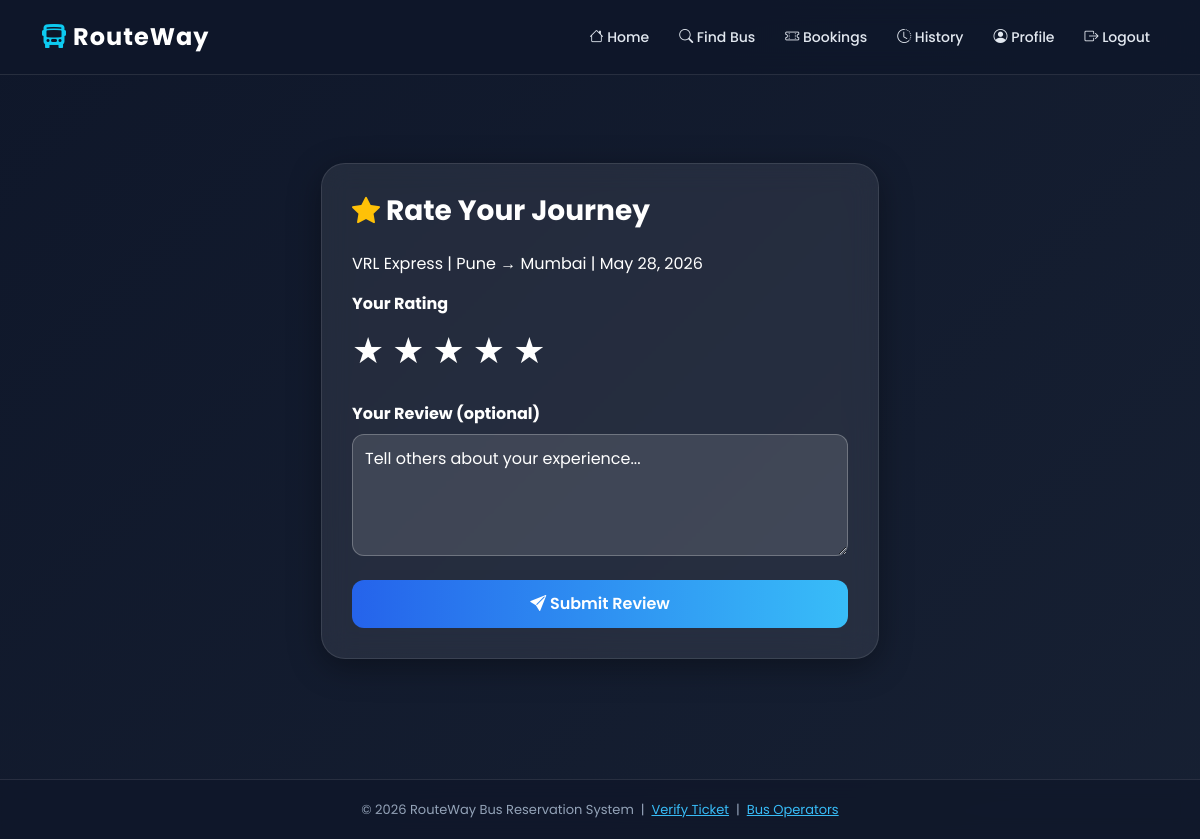
The page /review/1/ (signed in) on the database its author committed.
### myapp/models.py (models this page shows, shortened)
class Bus(models.Model):
    BUS_TYPES = (
        ('sleeper', 'Sleeper'),
        ('semi_sleeper', 'Semi Sleeper'),
        ('seater', 'Seater'),
        ('ac', 'AC Seater'),
    )
    operator = models.ForeignKey(Operator, on_delete=models.SET_NULL, null=True, blank=True)
    bus_name = models.CharField(max_length=50)
    source = models.CharField(max_length=50)
    dest = models.CharField(max_length=50)
    nos = models.PositiveIntegerField(help_text="Total seats")
    rem = models.PositiveIntegerField(help_text="Remaining seats")
    base_price = models.DecimalField(decimal_places=2, max_digits=8)
    date = models.DateField()
    time = models.TimeField()
    bus_type = models.CharField(max_length=20, choices=BUS_TYPES, default='seater')
    amenities = models.CharField(max_length=200, blank=True)
    is_recurring = models.BooleanField(default=False)
    recur_days = models.CharField(max_length=50, blank=True)
    class Meta:
        ordering = ['date', 'time']

class Book(models.Model):
    BOOKED = 'B'
    CANCELLED = 'C'
    COMPLETED = 'X'
    TICKET_STATUSES = (
        (BOOKED, 'Booked'),
        (CANCELLED, 'Cancelled'),
        (COMPLETED, 'Completed'),
    )
    REFUND_STATUSES = (
        ('none', 'No Refund'),
        ('pending', 'Pending'),
        ('done', 'Refunded'),
    )
    email = models.EmailField()
    name = models.CharField(max_length=50)
    userid = models.IntegerField()
    busid = models.IntegerField()
    bus_name = models.CharField(max_length=50)
    source = models.CharField(max_length=50)
    dest = models.CharField(max_length=50)
    nos = models.PositiveIntegerField()
    seat_numbers = models.CharField(max_length=200, blank=True, null=True)
    original_price = models.DecimalField(decimal_places=2, max_digits=10, default=0)
    price = models.DecimalField(decimal_places=2, max_digits=10)
    promo_code = models.CharField(max_length=20, blank=True, null=True)
    discount_amount = models.DecimalField(decimal_places=2, max_digits=8, default=0)
    date = models.DateField()
    time = models.TimeField()
    booked_at = models.DateTimeField(auto_now_add=True)
    status = models.CharField(choices=TICKET_STATUSES, default=BOOKED, max_length=2)
    refund_status = models.CharField(choices=REFUND_STATUSES, default='none', max_length=10)
    refund_amount = models.DecimalField(decimal_places=2, max_digits=10, default=0)
    is_round_trip = models.BooleanField(default=False)
    passenger_details = models.TextField(blank=True, null=True)
    class Meta:
        ordering = ['-booked_at']

### myapp/views.py (the view, shortened to what this page needs)
# urls.py: path('review/<int:book_id>/', views.submit_review, name='submit_review'),
@login_required(login_url='signin')
def submit_review(request, book_id):
    book = get_object_or_404(Book, id=book_id, userid=request.user.id)
    try:
        bus_obj = Bus.objects.get(id=book.busid)
    except Bus.DoesNotExist:
        bus_obj = None
    return render(request, 'myapp/review.html', {'book': book, 'bus': bus_obj})

### myapp/templates/myapp/review.html (shortened to what this page needs)
{% extends 'myapp/base.html' %}
{% block content %}
<div class="row justify-content-center mt-5">
  <div class="col-md-6">
    <div class="custom-card">
      <h3 class="fw-bold mb-4"><i class="bi bi-star-fill text-warning"></i> Rate Your Journey</h3>
      {% if bus %}
      <p class="text-muted">{{ bus.bus_name }} | {{ book.source }} → {{ book.dest }} | {{ book.date }}</p>
      {% endif %}
      <form method="POST">
        <div class="mb-4">
          <label class="form-label fw-bold">Your Rating</label>
          <div class="d-flex gap-2" id="starContainer">
            {% for i in "12345" %}
            <label for="star{{ i }}" class="star-label" style="font-size:36px;cursor:pointer;color:#94a3b8;transition:.2s;">★</label>
            {% endfor %}
          </div>
        </div>
        <div class="mb-4">
          <label class="form-label fw-bold">Your Review <span class="text-muted">(optional)</span></label>
          <textarea name="comment" class="form-control" rows="4" placeholder="Tell others about your experience..."></textarea>
        </div>
        <div class="d-grid">
          <button type="submit" class="btn btn-custom"><i class="bi bi-send-fill"></i> Submit Review</button>
        </div>
      </form>
    </div>
  </div>
</div>
{% endblock %}

### myapp/templates/myapp/base.html (style rules this page uses)
* { font-family:'Poppins',sans-serif;margin:0;padding:0;box-sizing:border-box; }
body { background:linear-gradient(135deg,#0f172a,#1e293b,#0f172a);background-size:400% 400%;animation:bgMove 15s ease infinite;min-height:100vh;color:white; }
.custom-card { background:rgba(255,255,255,0.08);backdrop-filter:blur(14px);border:1px solid rgba(255,255,255,0.1);border-radius:24px;padding:30px;box-shadow:0 8px 32px rgba(0,0,0,0.35);transition:.4s ease;color:white; }
.btn-custom { background:linear-gradient(90deg,#2563eb,#38bdf8);border:none;color:white;padding:12px 24px;border-radius:12px;font-weight:600;transition:.3s; }
.form-control { background:rgba(255,255,255,.12)!important;border:1px solid rgba(255,255,255,.25);color:white!important;border-radius:12px;padding:12px; }
.form-control::placeholder { color:#d1d5db!important; }
input,textarea,select { color:white!important;-webkit-text-fill-color:white!important; }
.custom-card h1,.custom-card h2,.custom-card h3,.custom-card h4,.custom-card h5,.custom-card p,.custom-card span,.custom-card label,.custom-card td,.custom-card th { color:white!important; }
.text-muted { color:#94a3b8!important; }

### rows shown on the page
Bus: bus_name "VRL Express"
Book: source "Pune", dest "Mumbai", date "May 28, 2026"
